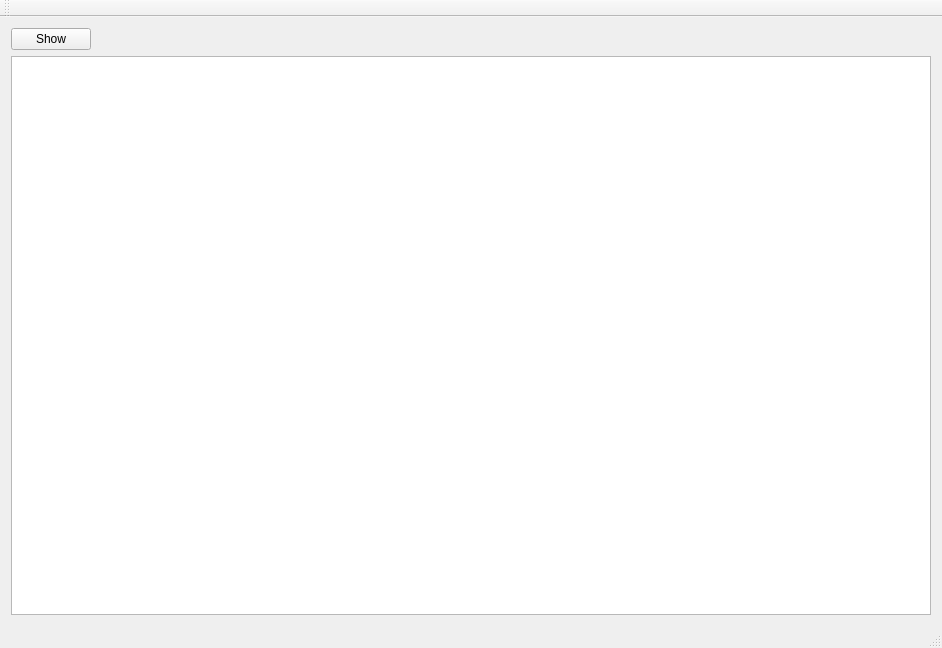
<?xml version="1.0" encoding="UTF-8"?>
<ui version="4.0">
 <class>Test4_1AClass</class>
 <widget class="QMainWindow" name="Test4_1AClass">
  <property name="geometry">
   <rect>
    <x>0</x>
    <y>0</y>
    <width>942</width>
    <height>648</height>
   </rect>
  </property>
  <property name="windowTitle">
   <string>Test4_1A</string>
  </property>
  <widget class="QWidget" name="centralWidget">
   <layout class="QVBoxLayout" name="verticalLayout">
    <item>
     <layout class="QHBoxLayout" name="horizontalLayout">
      <item>
       <widget class="QPushButton" name="btnShow">
        <property name="text">
         <string>Show</string>
        </property>
       </widget>
      </item>
      <item>
       <spacer name="horizontalSpacer">
        <property name="orientation">
         <enum>Qt::Horizontal</enum>
        </property>
        <property name="sizeHint" stdset="0">
         <size>
          <width>40</width>
          <height>20</height>
         </size>
        </property>
       </spacer>
      </item>
     </layout>
    </item>
    <item>
     <widget class="QPlainTextEdit" name="plainTextEdit"/>
    </item>
   </layout>
  </widget>
  <widget class="QMenuBar" name="menuBar">
   <property name="geometry">
    <rect>
     <x>0</x>
     <y>0</y>
     <width>942</width>
     <height>30</height>
    </rect>
   </property>
  </widget>
  <widget class="QToolBar" name="mainToolBar">
   <attribute name="toolBarArea">
    <enum>TopToolBarArea</enum>
   </attribute>
   <attribute name="toolBarBreak">
    <bool>false</bool>
   </attribute>
  </widget>
  <widget class="QStatusBar" name="statusBar"/>
 </widget>
 <layoutdefault spacing="6" margin="11"/>
 <resources>
  <include location="Test4_1A.qrc"/>
 </resources>
 <connections/>
</ui>
